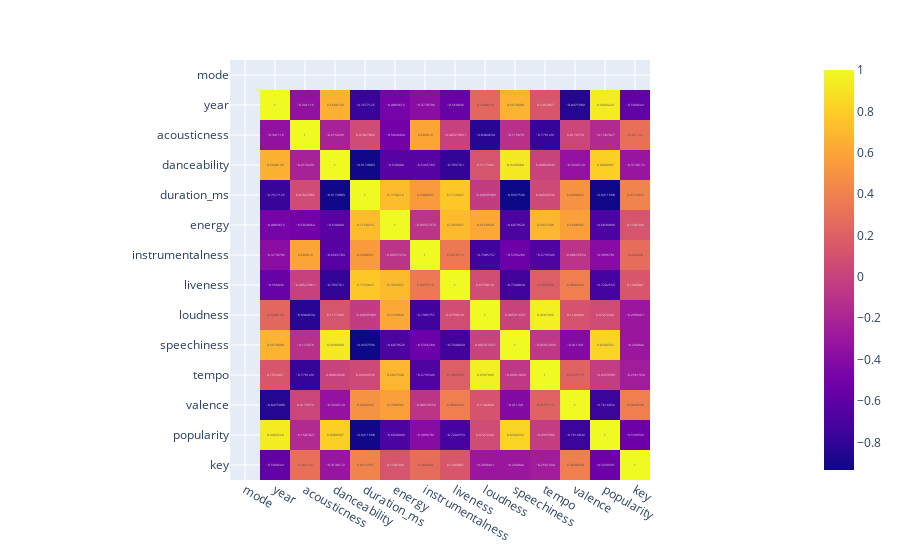

The notebook cell this image was saved under:
### Code cell
fig = px.imshow(data_year.toPandas().corr(), text_auto=True)
fig.show()

### Figure 1 — Plotly figure (JSON) as saved in the notebook; plotly's stock layout.template omitted (floating-point values rounded to 4 significant figures; data arrays with more than 128 entries replaced by an {"elided": "..."} marker saying what was removed)
{"data": [{"coloraxis": "coloraxis", "hovertemplate": "x: %{x}<br>y: %{y}<br>color: %{z}<extra></extra>", "name": "0", "texttemplate": "%{z}", "type": "heatmap", "x": ["mode", "year", "acousticness", "danceability", "duration_ms", "energy", "instrumentalness", "liveness", "loudness", "speechiness", "tempo", "valence", "popularity", "key"], "xaxis": "x", "y": ["mode", "year", "acousticness", "danceability", "duration_ms", "energy", "instrumentalness", "liveness", "loudness", "speechiness", "tempo", "valence", "popularity", "key"], "yaxis": "y", "z": {"elided": "14x14 float values"}}], "layout": {"coloraxis": {"colorscale": [[0, "#0d0887"], [0.1111, "#46039f"], [0.2222, "#7201a8"], [0.3333, "#9c179e"], [0.4444, "#bd3786"], [0.5556, "#d8576b"], [0.6667, "#ed7953"], [0.7778, "#fb9f3a"], [0.8889, "#fdca26"], [1, "#f0f921"]]}, "margin": {"t": 60}, "xaxis": {"anchor": "y", "constrain": "domain", "domain": [0, 1], "scaleanchor": "y"}, "yaxis": {"anchor": "x", "autorange": "reversed", "constrain": "domain", "domain": [0, 1]}}}
